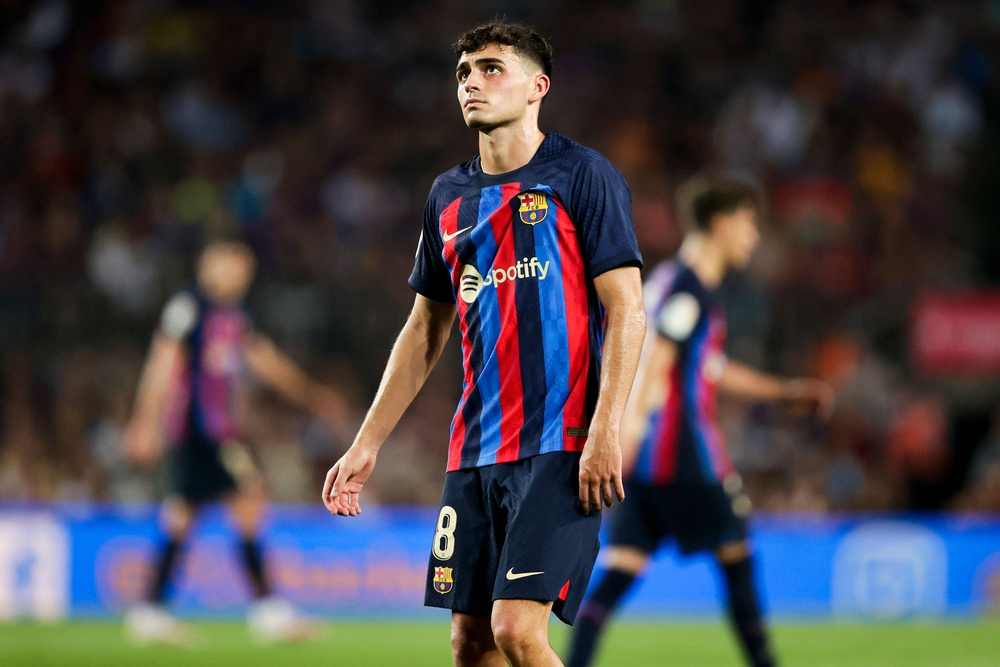
#> input picture data/imagen1.jpg, 1000 x 667 px, shrunk from 2048 x 1365 before the run
$ python -i filters.py   (imports and definitions only)   (older library calls are emulated)
#> lines starting #> are read from the running program, lines starting #| are printed output that depends on the picture; after the words box and inside, x2 and y2 are one past the last pixel; in counts of white or black regions, pixels touching at a corner belong together
#> further down, picture is the input picture: shape (667, 1000, 3); mean B, G, R 69.8, 65.7, 71
"""
cvtools.filters
===============
Módulo de convoluciones y filtros clásicos de visión por computador.

Funciones:
    - apply_convolution: convolución genérica con kernel arbitrario
    - sobel_x: filtro Sobel horizontal (detecta bordes verticales)
    - sobel_y: filtro Sobel vertical (detecta bordes horizontales)
    - canny_detector: detector de bordes Canny
    - laplacian_filter: filtro Laplaciano (realza cambios bruscos de intensidad)
"""

import cv2
import numpy as np


# [80 lines left out: functions apply_convolution, sobel_x, sobel_y, not called in this run]


def canny_detector(image: np.ndarray, low: int = 50, high: int = 150) -> np.ndarray:
    """
    Aplica el detector de bordes Canny a una imagen.

    El detector Canny es un algoritmo multi-etapa que incluye:
    suavizado gaussiano, cálculo de gradiente, supresión de no-máximos
    e histéresis mediante dos umbrales.

    Args:
        image (np.ndarray): Imagen de entrada en escala de grises o BGR.
                            Si es BGR se convierte internamente a gris.
        low (int): Umbral inferior para la histéresis (por defecto 50).
        high (int): Umbral superior para la histéresis (por defecto 150).

    Returns:
        np.ndarray: Imagen binaria (0 o 255) con los bordes detectados.

    Example:
        >>> img = cv2.imread('imagen.jpg')
        >>> edges = canny_detector(img, low=50, high=150)
    """
#> called with low = 50, high = 150
    if len(image.shape) == 3:
        gray = cv2.cvtColor(image, cv2.COLOR_BGR2GRAY)
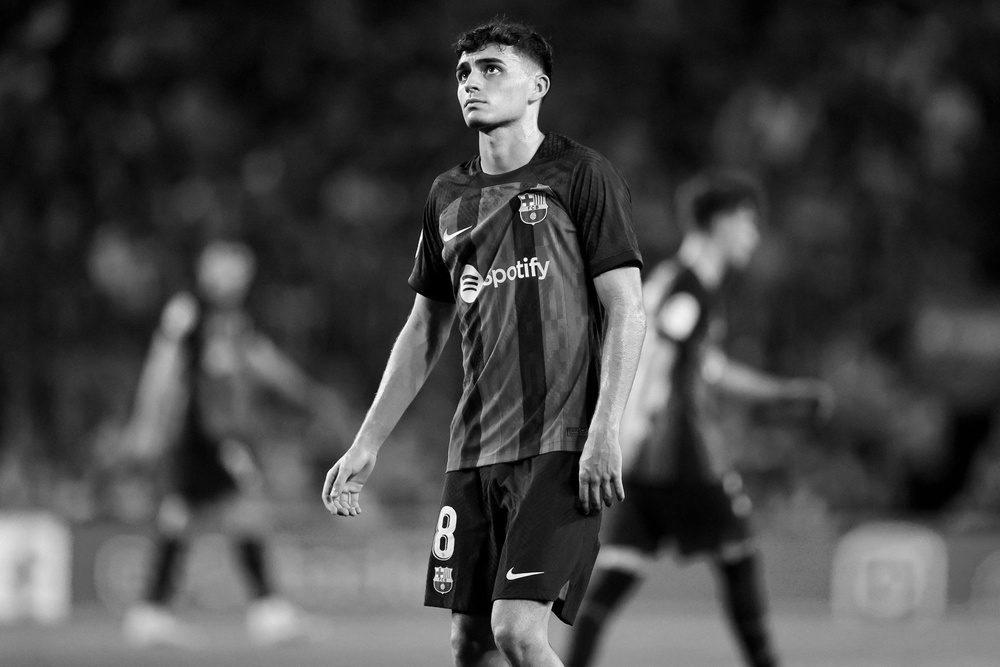
#> gray: shape (667, 1000); min 0, max 255, mean 67.7
    else:
        gray = image.copy()

    blurred = cv2.GaussianBlur(gray, (5, 5), 0)
    return cv2.Canny(blurred, low, high)
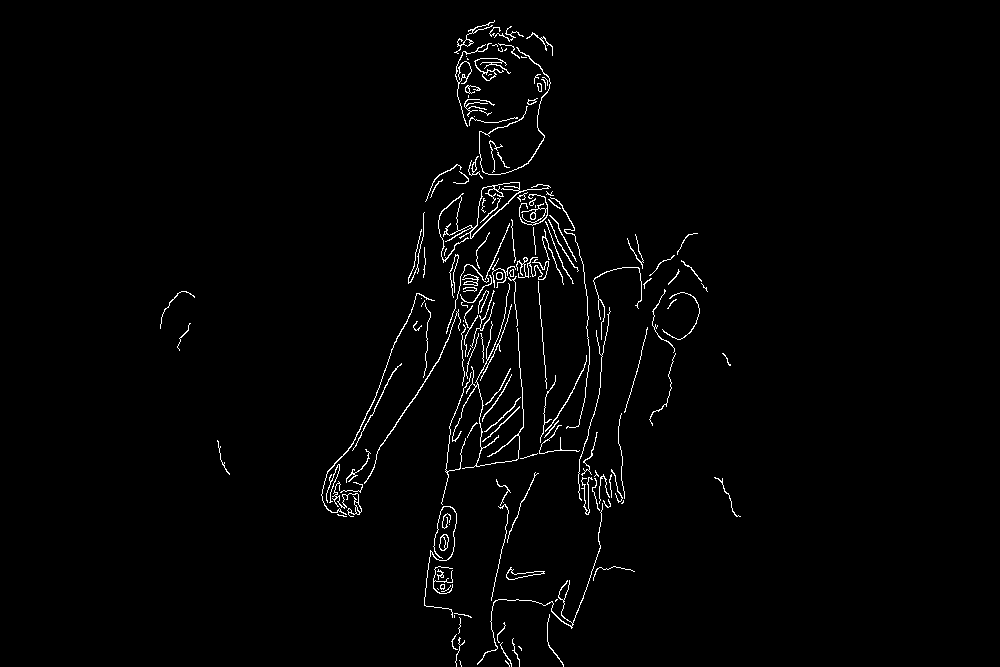
#> returned value: shape (667, 1000); 1.7% white in thin lines or dots, all inside (x1, y1, x2, y2) = (160, 20, 741, 667)


# [37 lines left out: function laplacian_filter, not called in this run]

>>> import cv2
>>> picture = cv2.imread('../data/imagen1.jpg')
>>> result = canny_detector(picture)

$ run again, on data/imagen2.jpg
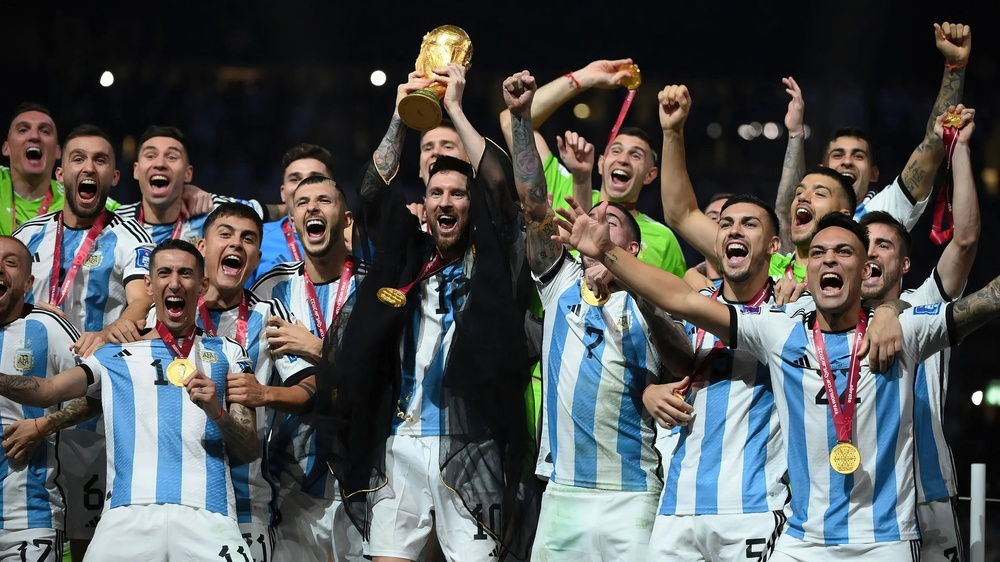
#> input picture data/imagen2.jpg, 1000 x 562 px, shrunk from 1920 x 1080 before the run
#> picture is the input picture: shape (562, 1000, 3); mean B, G, R 84.7, 84.4, 82.3
#> in canny_detector, `gray = cv2.cvtColor(image, cv2.COLOR_BGR2GRAY)`:
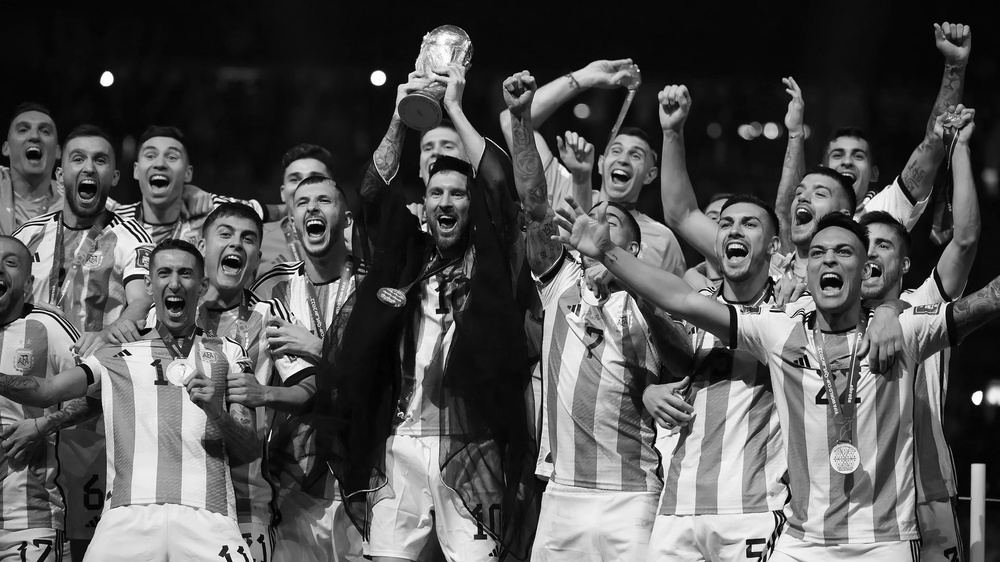
#> gray: shape (562, 1000); min 0, max 255, mean 83.8
#> in canny_detector, `return cv2.Canny(blurred, low, high)`:
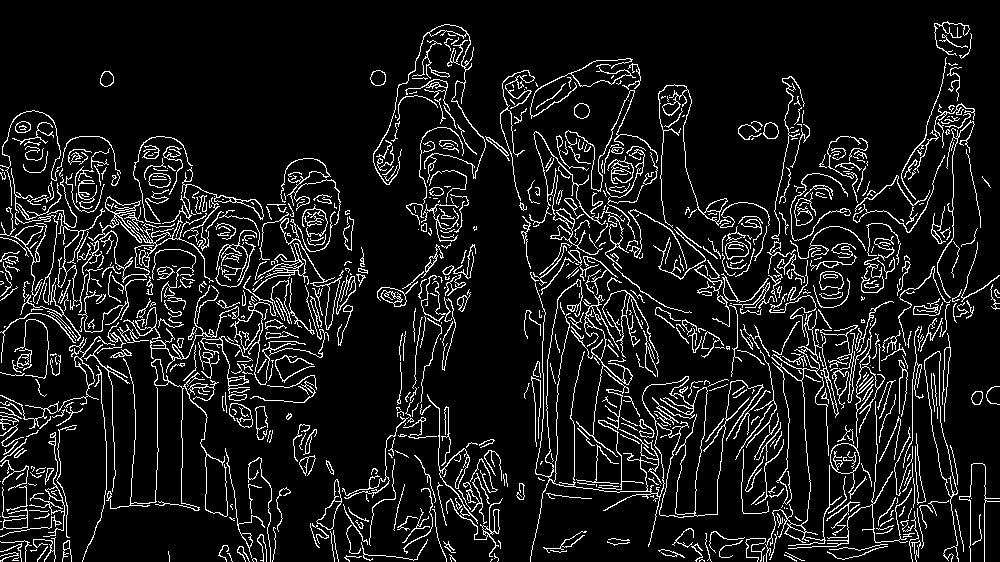
#> returned value: shape (562, 1000); 9.8% white in thin lines or dots
